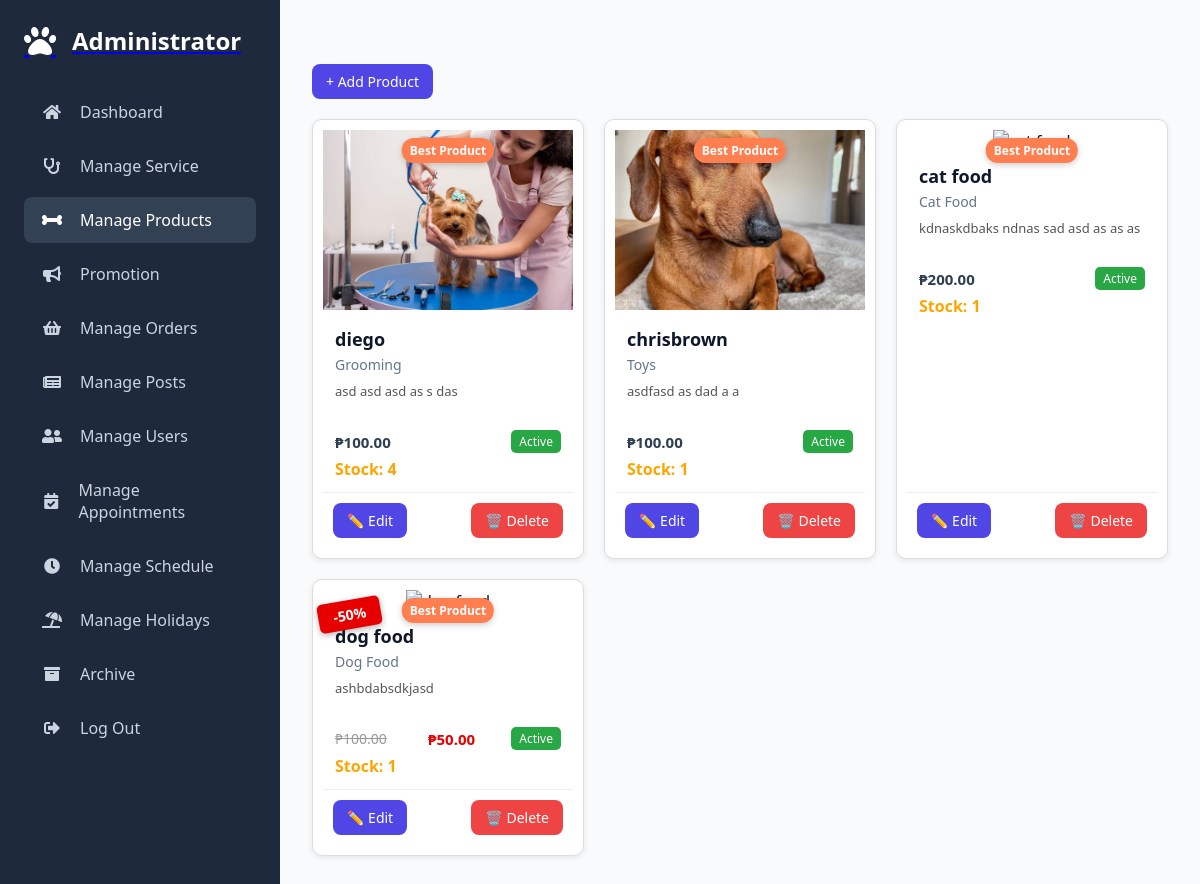
The page /admin/manage_products.php (signed in) on the database its author committed.
### tables this page shows
CREATE TABLE `product` (
  `id` int(11) NOT NULL,
  `name` varchar(150) NOT NULL,
  `category` varchar(100) NOT NULL,
  `price` decimal(10,2) NOT NULL,
  `sale_price` decimal(10,2) DEFAULT NULL,
  `stock` int(11) NOT NULL DEFAULT 0,
  `description` text NOT NULL,
  `status` enum('active','inactive') NOT NULL DEFAULT 'active',
  `image` varchar(255) DEFAULT NULL,
  `on_sale` tinyint(1) NOT NULL DEFAULT 0,
  `created_at` timestamp NOT NULL DEFAULT current_timestamp(),
  `updated_at` timestamp NULL DEFAULT NULL ON UPDATE current_timestamp(),
  `is_best_product` tinyint(1) DEFAULT 0
);

### admin/manage_products.php (the view, shortened to what this page needs)
<?php
require_once '../components/auth_admin.php';
$select_products = $conn->prepare("SELECT * FROM product ORDER BY id DESC");
$select_products->execute();
$products = $select_products->fetchAll(PDO::FETCH_ASSOC);
usort($products, function($a, $b) {
    if ($a['stock'] == 0 && $b['stock'] != 0) return -1;
    if ($b['stock'] == 0 && $a['stock'] != 0) return 1;
    if ($a['stock'] < 5 && $b['stock'] >= 5) return -1;
    if ($b['stock'] < 5 && $a['stock'] >= 5) return 1;
    return $b['id'] - $a['id'];
});
?>
<!DOCTYPE html>
<html lang="en">
<head>
    <link rel="stylesheet" href="./../assets/css/admin/manage_products.css?v=<?php echo time(); ?>">
    <link rel="stylesheet" href="./../assets/css/admin/admin_header.css?v=<?php echo time(); ?>">
    <link rel="stylesheet" href="https://cdnjs.cloudflare.com/ajax/libs/font-awesome/5.15.4/css/all.min.css">
</head>
<body>
    <div class="admin-container">
        <?php include '../components/admin_header.php' ?>
        <div class="admin-main">
            <div class="card">
                <div class="card-header">
                    <button onclick="openForm('add')" class="btn btn-primary add-btn">+ Add Product</button>
                </div>
                <div class="products-grid">
                    <?php if (!empty($products)): ?>
                        <?php foreach ($products as $product): ?>
                            <?php
                                $isOnSale = $product['on_sale'] && !empty($product['sale_price']);
                                $discount = $isOnSale
                                    ? round((($product['price'] - $product['sale_price']) / $product['price']) * 100)
                                    : 0;
                                $stockColor = $product['stock'] <= 0
                                    ? 'red'
                                    : ($product['stock'] < 5 ? 'orange' : '#333');
                            ?>
                            <div class="product-card">
                                <div class="product-image-wrapper" style="position: relative; text-align: center;">
                                    <?php if ($product['is_best_product']): ?>
                                        <div class="badge badge-best-top">Best Product</div>
                                    <?php endif; ?>
                                    <?php if ($isOnSale): ?>
                                        <div class="ribbon">-<?= $discount; ?>%</div>
                                    <?php endif; ?>
                                    <img src="../uploaded_files/<?= htmlspecialchars($product['image']); ?>"
                                        alt="<?= htmlspecialchars($product['name']); ?>"
                                        class="product-img">
                                </div>
                                <div class="product-body">
                                    <h3 class="product-title"><?= htmlspecialchars($product['name']); ?></h3>
                                    <p class="product-category"><?= htmlspecialchars($product['category']); ?></p>
                                    <p class="product-description">
                                        <?= htmlspecialchars(mb_strimwidth($product['description'], 0, 60, '...')); ?>
                                    </p>
                                    <div class="product-meta">
                                        <?php if ($isOnSale): ?>
                                            <span class="old-price">₱<?= number_format($product['price'], 2); ?></span>
                                            <span class="sale-price">₱<?= number_format($product['sale_price'], 2); ?></span>
                                        <?php else: ?>
                                            <span class="regular-price">₱<?= number_format($product['price'], 2); ?></span>
                                        <?php endif; ?>
                                        <span class="badge <?= $product['status'] === 'active' ? 'badge-success' : 'badge-danger'; ?>">
                                            <?= ucfirst($product['status']); ?>
                                        </span>
                                    </div>
                                    <p class="product-stock" style="margin-top:5px; font-weight:600; color:<?= $stockColor; ?>;">
                                        Stock:
                                        <?= $product['stock'] <= 0
                                            ? 'Out of stock ❌'
                                            : htmlspecialchars($product['stock']); ?>
                                    </p>
                                </div>
                                <div class="product-footer">
                                    <button class="btn btn-primary"
                                            onclick='openForm("edit", <?= json_encode($product) ?>)'>✏️ Edit</button>
                                    <button type="button"
                                            class="btn btn-danger"
                                            onclick="confirmDelete(<?= (int)$product['id']; ?>)">
                                        🗑️ Delete
                                    </button>
                                </div>
                            </div>
                        <?php endforeach; ?>
                    <?php else: ?>
                        <p class="no-products">No products found</p>
                    <?php endif; ?>
                </div>
            </div>
        </div>
    </div>
</body>
</html>

### assets/css/admin/manage_products.css (style rules this page uses)
* { margin: 0; padding: 0; box-sizing: border-box; font-family: 'Segoe UI', sans-serif; }
body { background: #f8fafc; color: #0f172a; overflow-x: hidden; }
.admin-container { display: flex; min-height: 100vh; }
.admin-main { margin-left: 280px; flex: 1; padding: 2rem; }
.products-grid { display: grid; grid-template-columns: repeat(auto-fill, minmax(260px, 1fr)); gap: 20px; margin-top: 20px; }
.product-card { border: 1px solid #e5e7eb; border-radius: 10px; background: #fff; box-shadow: 0 2px 6px rgba(0,0,0,0.08); display: flex; flex-direction: column; overflow: hidden; transition: all 0.3s ease; }
.product-img { width: 100%; height: 180px; object-fit: cover; }
.product-body { padding: 12px; flex: 1; }
.product-title { font-size: 18px; font-weight: bold; color: #0f172a; }
.product-category { font-size: 14px; color: #64748b; margin: 4px 0 6px; }
.product-description { font-size: 13px; color: #555; margin: 8px 0; min-height: 40px; }
.product-meta { display: flex; justify-content: space-between; align-items: center; margin-top: 10px; }
.badge { padding: 3px 8px; border-radius: 5px; font-size: 12px; color: #fff; }
.badge-success { background: #28a745; }
.product-footer { padding: 10px; display: flex; justify-content: space-between; border-top: 1px solid #eee; }
.btn { padding: 8px 14px; border: none; border-radius: 8px; cursor: pointer; font-size: 14px; transition: all 0.2s ease; }
.btn-primary { background: #4f46e5; color: #fff; }
.btn-danger { background: #ef4444; color: #fff; }
.product-meta { margin-top: 8px; display: flex; flex-wrap: wrap; align-items: center; gap: 6px; }
.old-price { text-decoration: line-through; color: #888; font-size: 14px; }
.sale-price { color: #e74c3c; font-weight: bold; font-size: 15px; }
.regular-price { color: #2c3e50; font-weight: bold; font-size: 15px; }
.ribbon { position: absolute; top: 10px; left: -5px; background: #e60000; color: white; padding: 5px 15px; font-size: 14px; font-weight: bold; transform: rotate(-10deg); box-shadow: 0 2px 6px rgba(0,0,0,0.3); border-radius: 5px; }
.product-card { position: relative; border: 1px solid #ddd; border-radius: 10px; overflow: hidden; padding: 10px; }
.old-price { text-decoration: line-through; color: #999; }
.sale-price { color: #e60000; font-weight: bold; margin-left: 5px; }
.badge-best-top { position: absolute; top: 8px; left: 50%; transform: translateX(-50%); background-color: #ff7f50; color: #fff; font-size: 12px; font-weight: bold; padding: 4px 8px; border-radius: 12px; box-shadow: 0 2px 6px rgba(0,0,0,0.2); z-index: 10; }

### assets/css/admin/admin_header.css (style rules this page uses)
:root { --primary-color: #6366f1; --secondary-color: #4f46e5; --dark-bg: #1e293b; --light-bg: #f8fafc; --text-dark: #0f172a; --text-light: #64748b; --card-bg: #ffffff; --border-radius: 10px; --transition: all 0.3s ease; }
* { margin: 0; padding: 0; box-sizing: border-box; font-family: 'Segoe UI', sans-serif; }
body { background: var(--light-bg); color: var(--text-dark); overflow-x: hidden; }
.admin-container { display: flex; min-height: 100vh; }
.admin-main { margin-left: 280px; flex: 1; padding: 2rem; transition: var(--transition); }

### rows shown on the page
product: is_best_product "Best Product", image (picture), name "diego", category "Grooming", description "asd asd asd as s das", price "100.00", status "Active", stock "4"
product: is_best_product "Best Product", image (picture), name "chrisbrown", category "Toys", description "asdfasd as dad a a", price "100.00", status "Active", stock "1"
product: is_best_product "Best Product", name "cat food", category "Cat Food", description "kdnaskdbaks ndnas sad asd as as as", price "200.00", status "Active", stock "1"
product: is_best_product "Best Product", discount "50", name "dog food", category "Dog Food", description "ashbdabsdkjasd", price "100.00", sale_price "50.00", status "Active", stock "1"
